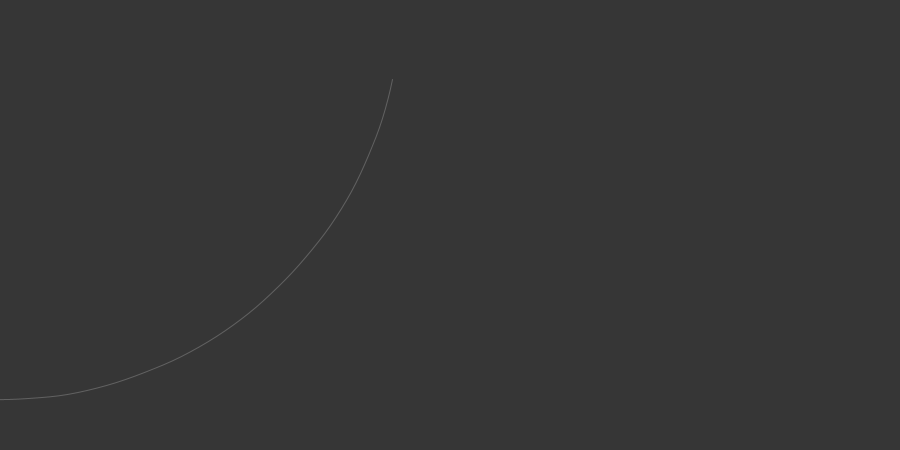
Frame 1 (no input)
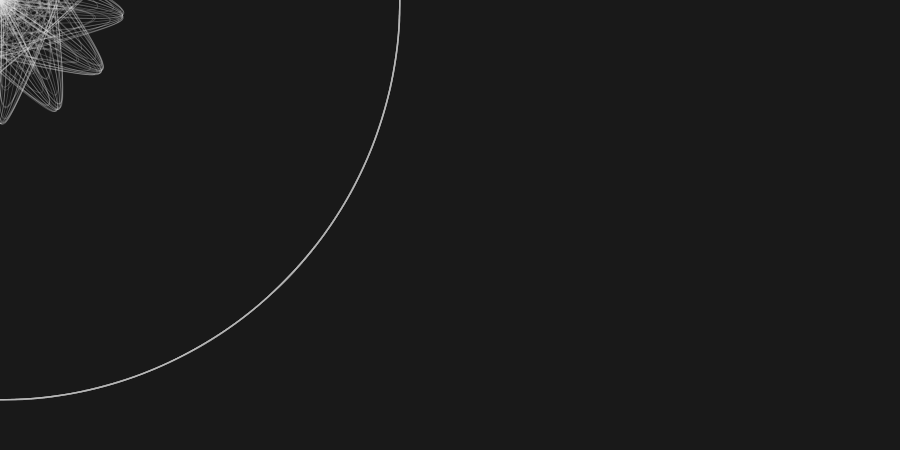
Frame 60 (the mouse pressed at the canvas centre just before this capture)
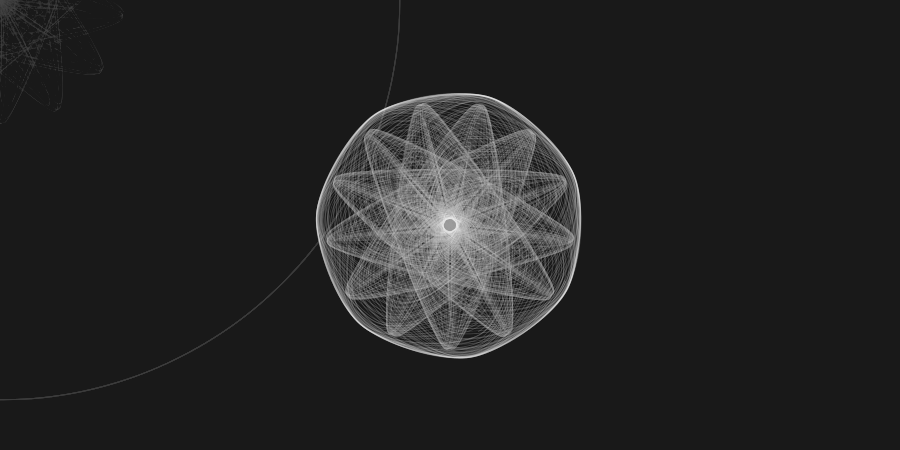
Frame 120 (the mouse held since frame 60 and released just before this capture)

The Processing sketch that drew these frames (run headless with seeded random() and noise(); from frame 60 on, the mouse is pressed at the canvas centre):

// Processing sketch: processing_109292
// ── processing_109292.pde

// Aris Bezas, 23 moon fase C Igoumeninja, drawing lines through physics laws and produce sound -->
//Pempti 17 November 2008 Igoumeninja Aris Bezas play with the superformula -->
 
int num = 60;//Arithos Sformon se kathe Sforma
int colorL=255,k = 255,j=255,i=100;
 
float x,y,z;
float r,th=0,step=.1,epi=200;
float m = 1,n1=-1,n2=0,n3=0;
float b=1,a=1;
int counter1=0, counter2=0;
 
 
void setup() 
{
  size(900,450);
  background(55);
  frameRate(10);
  smooth();
}
 
void draw() 
{
   
  fill(0,5);
  rect(-5, -5, 1250,510);
  counter1++;
  if (counter1 == 50) {
    m=int(random(3,40));
    n1=random(.5);
    n2=random(6.);
    //n3=random(6.);
    epi=random(100,200);
    step=random(.05,10);
    counter1 = 0;
  }
  translate(mouseX, mouseY);
  stroke(colorL,55);
  noFill();
  beginShape();
  for(int i=1; i < num; i++) {
    r = epi*pow(((pow(abs(cos(m*th/4)/a),n2))+(pow(abs(sin(m*th/4)/b),n3))),(-1/n1)); 
    th = th + step;
    x = r*cos(th);
    y = r*sin(th);
    curveVertex(x,y);
  }
  endShape();
 
}
 
void mousePressed()  {
    background(0);
}
